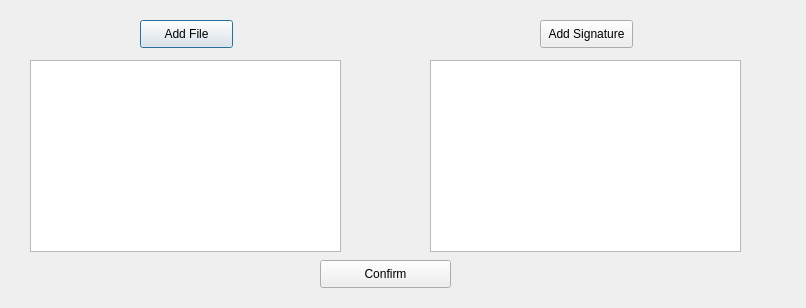
<?xml version="1.0" encoding="UTF-8"?>
<ui version="4.0">
 <class>AddSign_2</class>
 <widget class="QDialog" name="AddSign_2">
  <property name="geometry">
   <rect>
    <x>0</x>
    <y>0</y>
    <width>806</width>
    <height>308</height>
   </rect>
  </property>
  <property name="windowTitle">
   <string>Confirm Signature</string>
  </property>
  <widget class="QPushButton" name="AddFileSign">
   <property name="geometry">
    <rect>
     <x>140</x>
     <y>20</y>
     <width>93</width>
     <height>28</height>
    </rect>
   </property>
   <property name="text">
    <string>Add File</string>
   </property>
  </widget>
  <widget class="QListWidget" name="File">
   <property name="geometry">
    <rect>
     <x>30</x>
     <y>60</y>
     <width>311</width>
     <height>192</height>
    </rect>
   </property>
  </widget>
  <widget class="QPushButton" name="ConfirmSign_2">
   <property name="geometry">
    <rect>
     <x>320</x>
     <y>260</y>
     <width>131</width>
     <height>28</height>
    </rect>
   </property>
   <property name="text">
    <string>Confirm</string>
   </property>
  </widget>
  <widget class="QListWidget" name="File_2">
   <property name="geometry">
    <rect>
     <x>430</x>
     <y>60</y>
     <width>311</width>
     <height>192</height>
    </rect>
   </property>
  </widget>
  <widget class="QPushButton" name="AddSign">
   <property name="geometry">
    <rect>
     <x>540</x>
     <y>20</y>
     <width>93</width>
     <height>28</height>
    </rect>
   </property>
   <property name="text">
    <string>Add Signature</string>
   </property>
  </widget>
 </widget>
 <resources/>
 <connections/>
</ui>
